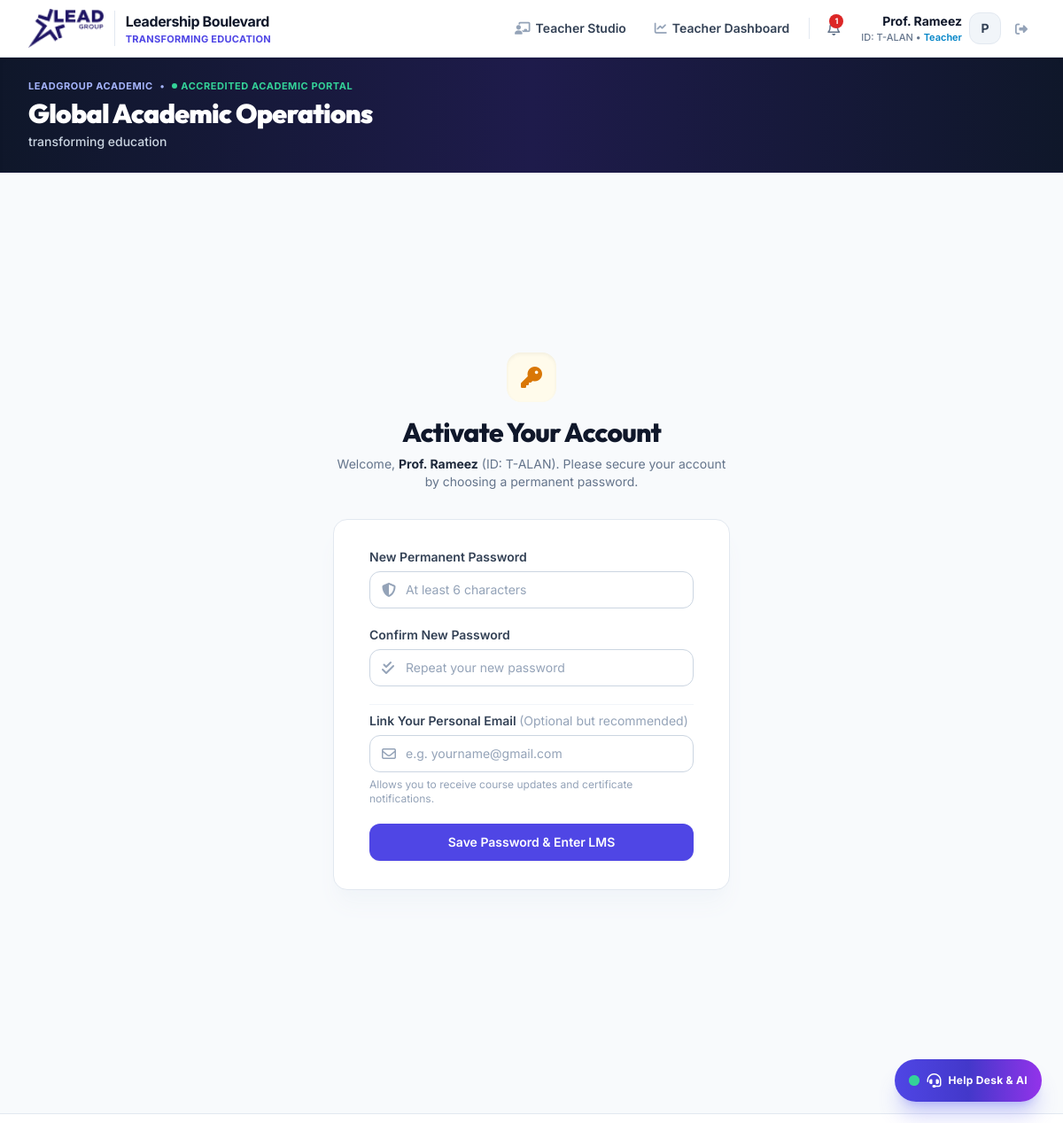
The page /setup-account (signed in) on the database its author committed.
### tables this page shows
CREATE TABLE users (
            id INTEGER PRIMARY KEY AUTOINCREMENT,
            user_id TEXT UNIQUE NOT NULL,               -- e.g. "CS2026-001" or "T-JOHN"
            full_name TEXT NOT NULL,
            department TEXT NOT NULL,                  -- e.g. "Computer Science"
            email TEXT UNIQUE,                         -- Can be NULL initially
            password_hash TEXT NOT NULL,
            role TEXT NOT NULL DEFAULT 'student',      -- 'student', 'teacher', 'department_admin'
            must_change_password INTEGER DEFAULT 1,    -- 1 = must reset on first login
            created_at TIMESTAMP DEFAULT CURRENT_TIMESTAMP
        , guardian_name TEXT, school_name TEXT, udise_code TEXT, block TEXT, district TEXT, state TEXT, pincode TEXT, last_active_at TIMESTAMP, normalized_name TEXT, normalized_guardian TEXT, designation TEXT, avatar_url TEXT, phone TEXT, bio TEXT, firebase_uid TEXT, firebase_provider TEXT);

CREATE TABLE system_settings (
            key TEXT PRIMARY KEY,
            value TEXT NOT NULL
        );

### app/routes/auth_routes.py (the view)
@router.get("/setup-account", response_class=HTMLResponse)
async def setup_account_page(request: Request):
    user = get_current_user(request)
    if not user:
        return RedirectResponse(url="/login", status_code=303)
    return templates.TemplateResponse("setup_account.html", {"request": request, "user": user, "error": None})

### app/templates/setup_account.html (shortened to what this page needs)
{% extends "base.html" %}
{% block content %}
<div class="min-h-[80vh] flex flex-col justify-center py-12 sm:px-6 lg:px-8">
    <div class="sm:mx-auto sm:w-full sm:max-w-md text-center">
        <div class="inline-flex items-center justify-center w-14 h-14 rounded-2xl bg-amber-50 text-amber-600 mb-4 shadow-inner">
            <i class="fa-solid fa-key text-2xl"></i>
        </div>
        <h2 class="text-3xl font-extrabold text-slate-900 tracking-tight">Activate Your Account</h2>
        <p class="mt-2 text-sm text-slate-500">
            Welcome, <strong class="text-slate-800">{{ user.full_name }}</strong> (ID: {{ user.user_id }}). Please secure your account by choosing a permanent password.
        </p>
    </div>
    <div class="mt-8 sm:mx-auto sm:w-full sm:max-w-md px-4 sm:px-0">
        <div class="bg-white py-8 px-6 shadow-xl shadow-slate-100 rounded-2xl border border-slate-200 sm:px-10">
            <form class="space-y-5" action="/setup-account" method="POST">
                <div>
                    <label for="new_password" class="block text-sm font-semibold text-slate-700">New Permanent Password</label>
                    <div class="mt-1.5 relative">
                        <div class="absolute inset-y-0 left-0 pl-3.5 flex items-center pointer-events-none text-slate-400">
                        </div>
                        <input id="new_password" name="new_password" type="password" required minlength="6" placeholder="At least 6 characters"
                            class="block w-full pl-10 pr-3 py-2.5 border border-slate-300 rounded-xl text-slate-900 placeholder-slate-400 focus:outline-none focus:ring-2 focus:ring-indigo-500 focus:border-indigo-500 text-sm">
                    </div>
                </div>
                <div>
                    <label for="confirm_password" class="block text-sm font-semibold text-slate-700">Confirm New Password</label>
                    <div class="mt-1.5 relative">
                        <div class="absolute inset-y-0 left-0 pl-3.5 flex items-center pointer-events-none text-slate-400">
                        </div>
                        <input id="confirm_password" name="confirm_password" type="password" required minlength="6" placeholder="Repeat your new password"
                            class="block w-full pl-10 pr-3 py-2.5 border border-slate-300 rounded-xl text-slate-900 placeholder-slate-400 focus:outline-none focus:ring-2 focus:ring-indigo-500 focus:border-indigo-500 text-sm">
                    </div>
                </div>
                <div class="pt-2 border-t border-slate-100">
                    <label for="email" class="block text-sm font-semibold text-slate-700">
                        Link Your Personal Email <span class="text-slate-400 font-normal">(Optional but recommended)</span>
                    </label>
                    <div class="mt-1.5 relative">
                        <div class="absolute inset-y-0 left-0 pl-3.5 flex items-center pointer-events-none text-slate-400">
                        </div>
                        <input id="email" name="email" type="email" placeholder="e.g. yourname@gmail.com"
                            class="block w-full pl-10 pr-3 py-2.5 border border-slate-300 rounded-xl text-slate-900 placeholder-slate-400 focus:outline-none focus:ring-2 focus:ring-indigo-500 focus:border-indigo-500 text-sm">
                    </div>
                    <p class="mt-1.5 text-xs text-slate-400">Allows you to receive course updates and certificate notifications.</p>
                </div>
                <div>
                    <button type="submit"
                        class="w-full flex justify-center py-2.5 px-4 border border-transparent rounded-xl shadow-sm text-sm font-semibold text-white bg-indigo-600 hover:bg-indigo-700 focus:outline-none focus:ring-2 focus:ring-offset-2 focus:ring-indigo-500 transition">
                        Save Password & Enter LMS
                    </button>
                </div>
            </form>
        </div>
    </div>
</div>
{% endblock %}

### app/templates/base.html (shortened to what this page needs)
<!DOCTYPE html>
<html lang="en">
<head>
    {% set brand = get_branding() %}
    <script src="https://cdn.tailwindcss.com"></script>
    <link rel="stylesheet" href="https://cdnjs.cloudflare.com/ajax/libs/font-awesome/6.4.0/css/all.min.css">
</head>
<body class="bg-slate-50 text-slate-800 min-h-screen flex flex-col antialiased">
    {% set brand = get_branding() %}
    <header class="bg-white border-b border-slate-200 sticky top-0 z-40 shadow-xs">
        <div class="max-w-7xl mx-auto px-4 sm:px-6 lg:px-8">
            <div class="flex justify-between h-16 items-center">
                <div class="flex items-center space-x-3">
                    <a href="/" class="flex items-center space-x-3 group">
                        <img src="/static/images/lead_group_logo.png" alt="LEAD Group" class="h-10 sm:h-11 max-w-[160px] object-contain drop-shadow-2xs">
                        <div class="border-l border-slate-200 pl-3">
                            <span class="text-sm sm:text-base font-bold text-slate-900 tracking-tight leading-tight block">Leadership Boulevard</span>
                            <span class="text-[10px] sm:text-[11px] block text-indigo-600 font-bold tracking-wide uppercase">transforming education</span>
                        </div>
                    </a>
                </div>
                <nav class="flex items-center space-x-2 sm:space-x-3">
                    {% if user %}
                        {% if user.role == 'teacher' %}
                            <a href="/teacher" class="text-xs sm:text-sm font-semibold text-slate-700 hover:text-indigo-600 px-2.5 py-1.5 rounded-lg hover:bg-slate-100 transition flex items-center gap-1.5">
                                <i class="fa-solid fa-chalkboard-user text-slate-400"></i>
                                <span>Teacher Studio</span>
                            </a>
                            <a href="/teacher/dashboard" class="text-xs sm:text-sm font-semibold text-slate-700 hover:text-indigo-600 px-2.5 py-1.5 rounded-lg hover:bg-slate-100 transition flex items-center gap-1.5">
                                <i class="fa-solid fa-chart-line text-slate-400"></i>
                                <span>Teacher Dashboard</span>
                            </a>
                        {% endif %}
                        <div class="relative">
                            <button onclick="toggleNotificationCenter()" id="notifBellBtn" title="Notifications"
                                class="relative text-slate-500 hover:text-indigo-600 p-2 rounded-xl hover:bg-slate-100 transition focus:outline-none">
                                <i class="fa-regular fa-bell text-base"></i>
                                <span id="notifUnreadBadge" class="hidden absolute top-1 right-1 min-w-[16px] h-4 px-1 rounded-full bg-red-600 text-white font-bold text-[9px] flex items-center justify-center">0</span>
                            </button>
                        </div>
                        <div class="flex items-center space-x-2 pl-1">
                            <a href="/profile" class="flex items-center space-x-2 hover:opacity-85 transition group" title="View Profile">
                                <div class="text-right hidden md:block">
                                    <p class="text-xs sm:text-sm font-bold text-slate-900 leading-tight group-hover:text-indigo-600 transition">{{ user.full_name }}</p>
                                    <p class="text-[11px] text-slate-500 font-medium">ID: {{ user.user_id }} &bull; <span class="capitalize font-semibold {% if user.role == 'department_admin' %}text-indigo-600{% elif user.role == 'teacher' %}text-sky-600{% elif user.role == 'dashboard_viewer' %}text-purple-600{% else %}text-slate-600{% endif %}">{{ user.designation or user.role.replace('_', ' ') }}</span></p>
                                </div>
                                {% if user.avatar_url %}
                                <img src="{{ user.avatar_url }}" alt="{{ user.full_name }}" class="w-8 h-8 sm:w-9 sm:h-9 rounded-xl object-cover border border-slate-200 group-hover:border-indigo-300 transition shadow-xs">
                                {% else %}
                                <div class="w-8 h-8 sm:w-9 sm:h-9 rounded-xl bg-slate-100 border border-slate-200 flex items-center justify-center font-bold text-slate-700 text-xs sm:text-sm group-hover:border-indigo-300 transition">
                                    {{ user.full_name[0] }}
                                </div>
                                {% endif %}
                            </a>
                            <a href="/logout" title="Sign Out" class="text-slate-400 hover:text-red-600 p-2 rounded-lg hover:bg-red-50 transition">
                                <i class="fa-solid fa-right-from-bracket text-sm"></i>
                            </a>
                        </div>
                    {% else %}
                        <a href="/login" class="inline-flex items-center px-4 py-2 text-xs sm:text-sm font-bold rounded-xl text-white theme-bg shadow-sm transition">
                            Sign In
                        </a>
                    {% endif %}
                </nav>
            </div>
        </div>
    </header>
    <div class="relative bg-gradient-to-r from-slate-900 via-indigo-950 to-slate-900 text-white overflow-hidden shadow-inner border-b border-indigo-950/40">
        <div class="relative z-10 max-w-7xl mx-auto px-4 sm:px-6 lg:px-8 py-5 sm:py-6">
            <div class="flex flex-col md:flex-row md:items-center md:justify-between gap-4">
                <div class="space-y-1 max-w-3xl">
                    <div class="flex items-center space-x-2 text-[11px] font-bold uppercase tracking-wider text-indigo-300">
                        <span>{{ brand.institution_name }}</span>
                        <span>&bull;</span>
                        <span class="text-emerald-400 flex items-center space-x-1">
                            <span class="w-1.5 h-1.5 rounded-full bg-emerald-400 animate-pulse"></span>
                            <span>{{ brand.accreditation_badge or 'Accredited Academic Portal' }}</span>
                        </span>
                    </div>
                    <h1 class="text-xl sm:text-2xl md:text-3xl font-black tracking-tight text-white leading-tight">
                        {{ brand.department_name }}
                    </h1>
                    {% if brand.department_tagline %}
                    <p class="text-xs sm:text-sm text-slate-300 font-medium">
                        {{ brand.department_tagline }}
                    </p>
                    {% endif %}
                </div>
            </div>
        </div>
    </div>
    <main class="flex-1">
        {% block content %}{% endblock %}
    </main>
    <footer class="bg-white border-t border-slate-200 py-6 mt-12">
    </footer>
    {% if user %}
    <div id="lmsChatbotContainer" class="fixed bottom-6 right-6 z-50">
        <button onclick="toggleLmsChatbot()" id="chatbotToggleBtn"
            class="group flex items-center space-x-2 px-4 py-3 rounded-full bg-gradient-to-r from-indigo-600 via-indigo-700 to-purple-600 text-white shadow-xl shadow-indigo-500/30 hover:scale-105 active:scale-95 transition-all">
            <span class="relative flex h-3 w-3">
                <span class="relative inline-flex rounded-full h-3 w-3 bg-emerald-400"></span>
            </span>
            <i class="fa-solid fa-headset text-base"></i>
            <span class="text-xs font-bold tracking-wide">Help Desk & AI</span>
        </button>
    </div>
    {% endif %}
</body>
</html>

### rows shown on the page
users: full_name "Prof. Rameez", user_id "T-ALAN", designation+role "Teacher", full_name "P"
system_settings: institution_name "LEADGROUP ACADEMIC"
system_settings: value "ACCREDITED ACADEMIC PORTAL"
system_settings: department_name "Global Academic Operations"
system_settings: department_tagline "transforming education"
